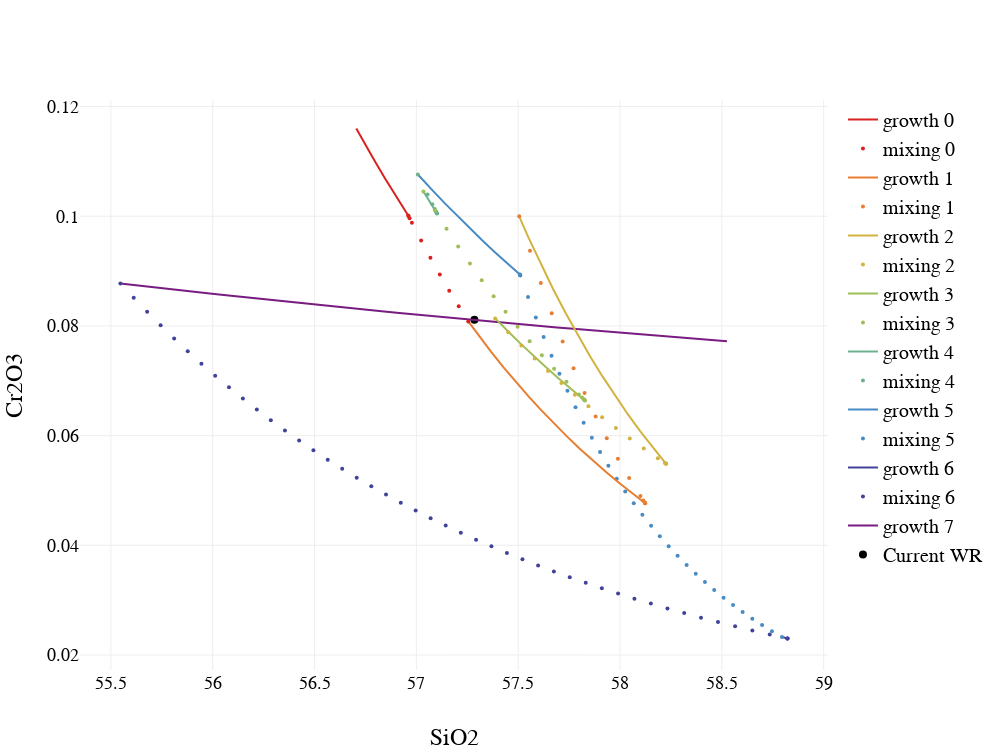

Here is the notebook cell this chart was saved with:
### Code cell
Plotly(liquidLine("SiO2","Cr2O3"),
spread(
    largeSize,
    legend(false),
    axis("x","SiO2"),
    axis("y","Cr2O3")
))
